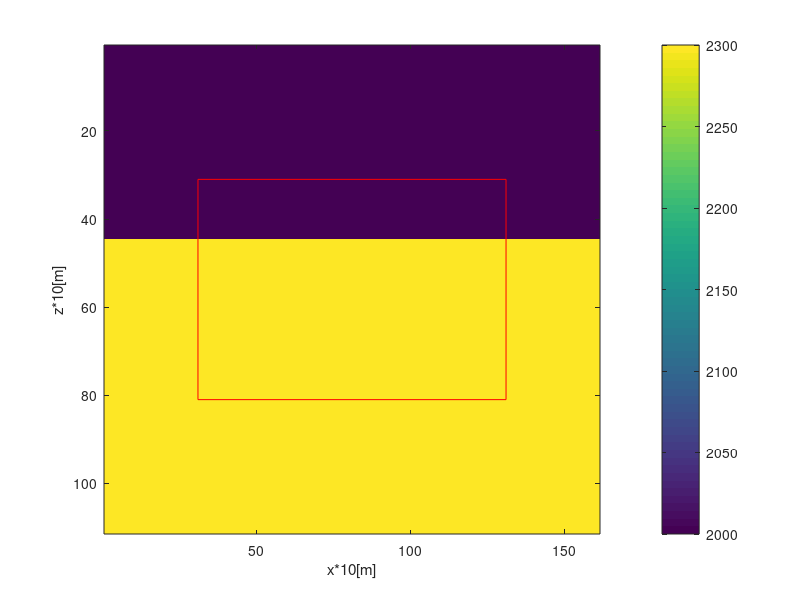

Source code (MATLAB): (Note: this script raises an error after producing the figure.)
%% input parameters
clear all;
close all;
load('true_rect.mat');
dims.dh=10;
lp=30;
% initial velocity model
v0=ones([51,101])*2000;
% estimation to first layer thickness
l1=15;
% estimation to first layer velocity
v0(l1:end,:)=2300;
dims.dt=10^-3; % [s]
dims.nz0=size(v0,1); % Cells in z-direction
dims.nx0=size(v0,2); % Cells in x-direction
dims.nt=1000; % Amount of time steps
dims.ns=dims.nt;
%% extend the velocity model region to employ PML
v=v0;
temp=v0(1,:);
temp2=v0(end,:);
v=[temp(ones(lp,1),:);
    v;
    temp2(ones(lp,1),:)];
temp3=v(:,1);
temp4=v(:,end);
v=[temp3(:,ones(1,lp)),v,temp4(:,ones(1,lp))];
figure;
imagesc(v);
colorbar;
xlabel({['x*' num2str(dims.dh) '[m]']});
ylabel({['z*' num2str(dims.dh) '[m]']});
hold on;
plot([lp+1,dims.nx0+lp],[lp+1,lp+1],'color','red');
hold on;
plot([lp+1,dims.nx0+lp],[lp+dims.nz0,lp+dims.nz0],'color','red');
hold on;
plot([lp+1,lp+1],[lp+1,lp+dims.nz0],'color','red');
hold on;
plot([dims.nx0+lp,dims.nx0+lp],[lp+1,lp+dims.nz0],'color','red');
axis on;
shg;
Rc=.1;
%% Model dimensions
dims.nz=size(v,1);
dims.nx=size(v,2);
% mz=31:81
dims.mz=lp+1:dims.nz0+lp;
% mx=31:131
dims.mx=lp+1:dims.nx0+lp;
%% source
singles=rickerWave(10,dims);
dims.sx=min(dims.mx):max(dims.mx);
dims.sz=min(dims.mz)*ones(1,length(dims.mx));
%% Receiver locations
dims.rx=min(dims.mx):max(dims.mx);
dims.rz=min(dims.mz)*ones(1,length(dims.rx));
%% source
fs=1/dims.dt;
L=dims.nt;
n=2000;
f=fs*(0:(n/2))/n;
s=zeros([dims.nz*dims.nx,1]);
source_freq=fft(singles,n)/(n/2);
source_freq2=source_freq(1:n/2+1);
% check source
source_time=ifft(source_freq2,n,1)*n;
figure('name','source signals');
subplot(3,1,1)
plot(dims.dt:dims.dt:dims.dt*L,real(singles));
xlabel(['t [s]']);
title('original');
subplot(3,1,2)
plot(dims.dt:dims.dt:dims.dt*L,real(source_time(1:dims.nt)));
xlabel(['t' [s]']);
title('transformed from frequency');
subplot(3,1,3)
plot(abs(source_freq2));
%aa=reshape(aa,[300,1]);
%plot(real(aa))
title('frequency domain');
shg;
%% find effective frequency of source
s_diff=diff(abs(source_freq2));
s_diff=[s_diff(1);s_diff];
s_lim=find(abs(source_freq2)<.1*max(abs(source_freq2)) & s_diff<0);
s_lim2=s_lim(1);
f_range=1:s_lim2;
f2=f(f_range);
ome=2*pi*f2;
% source term
sf=source_freq2(1:s_lim2);
%% source location in FWI
shot_interval=1;
sx0=dims.sx(1):shot_interval:dims.sx(end);
sz0=dims.sz(1)*ones(size(sx0));
% extend source term
sf2=sf*ones(1,length(sx0));
% sf2=sf(:,ones(3,1));
%% find effective frequency for true_rect
n_true_recf=n;
fs2=fs;
f2=fs2*(0:(n_true_recf/2))/n_true_recf;
true_recf=fft(true_rect,n_true_recf,1)/(n_true_recf/2);
true_recf2=true_recf(1:n/2+1,:,:);
t=abs(true_recf2);
true_recf=true_recf(1:length(ome),:,:);
%% run solver
nz=dims.nz;
nx=dims.nx;

dh=dims.dh;
nt=dims.nt;
% ome
% sf
rz=dims.rz;
rx=dims.rx;
%%
alp=64;
n_iteration=30;
alp_progress=zeros([length(n_iteration)+1,1]);
of_progress=zeros([length(n_iteration)+1,1]);
vg=zeros(size(v));
d0=log(1/Rc)/log(10)*3*v/2/lp;
pf=zeros(dims.nz,dims.nx);
vg=zeros(size(v));
paf=pf;
%% FWI part
tic;
for i=1:length(sx0)
    [pf,recf]=solver(nz,nx,dh,sz0,sx0,ome,sf2,rz,rx,v,lp,d0);
    r=recf-true_recf(:,:,shot_interval*i+1)';
    of_progress(i)=norm(r,2)^2;
    paf=adjoint_solver(nz,nx,dh,sz0,sx0,ome,sf2,rz,rx,v,lp,d0,r);
    for j=2:length(ome)
        vgt=ome(j)^2*diag(pf(:,j))'*paf(:,j);
        vg=vg+reshape(vgt,[size(v,1),size(v,2)]);
    end
end
%%
imagesc(real(vg),.01*[min(real(vg(:))),max(real(vg(:)))])
%%
tic;
for l=1:n_iteration
    fprintf('\niteration=%d/%d',l,n_iteration);
    oft=zeros([length(sx0),1]);
    vg_t=zeros([dims.nz,dims.nx,length(sx0)]);
    for i=1:length(sx0)
        % forward modeling
        sz=sz0(i);
        sx=sx0(i);
        if l==1
            [~,pt(:,:,:,i),~,rect(:,:,i)]=solver(nz,nx,dh,nt,sz,sx,ome,n,sf,rz,rx,v_progress(:,:,l),lp,d0);
            et=rect(:,:,i)-true_rect(:,:,dims.sx==sx);
        else
            et=rect(:,:,i)-true_rect(:,:,dims.sx==sx);
        end
        oft(i)=norm(et);
        % time reverse residual
        ert=flip(et,1);
        %% adjoint modeling
        % quantity of time reversed error kernel in frequency domain
        n_true_recf=2000;
        fs2=1/dims.dt;
        f2=fs*(0:(n_true_recf/2))/n_true_recf;
        er=fft(ert,n_true_recf,1)/(n_true_recf/2);
        er2=er(1:n_true_recf/2+1,:);
        t=.01*max(abs(er2),[],1);
        t2=zeros(size(er2,2),1);
        for j=1:length(t2)
            t3=find(abs(er2(:,j))>=t(j));
            t(j)=max(t3);
        end
        f_range2=1:max(t);
        
        sz2=dims.rz;
        sx2=dims.rx;
        
        ome2=2*pi*f2;
        sf2=er2;

        [~,pt2,~,~]=solver(nz,nx,dh,nt,sz2,sx2,ome2(f_range2),n_true_recf,sf2(f_range2,:),rz,rx,v_progress(:,:,l),lp,d0);
        r_pt2=flip(pt2,3);
        r_pt2_t=diff(r_pt2,1,3)/dims.dt;
        pt_t=diff(pt(:,:,:,i),1,3)/dims.dt;
        vg_t(:,:,i)=sum(r_pt2_t.*pt_t,3);
    end
    vg_t2=sum(vg_t,3);
    vg_t3=vg_t2;
    vg_t3(1:dims.mz-1,:)=0;
    vg_progress(:,:,l+1)=taperGradient(vg_t3,lp,l1);
    if l==1
        of_progress(l)=mean(oft);
    end
    fprintf('\n\t previous OF=%.10f',of_progress(l));
    
    figure(11)
    set(gcf,'Position',[100,100,800,600]);
    subplot(2,2,1)
    imagesc(vg_progress(:,:,l+1));
    colorbar;
    xlabel({['x*' num2str(dims.dh) '[m]']});
    ylabel({['z*' num2str(dims.dh) '[m]']});
    title('velocity gradient [m/s]');
    axis on;
    xlabel({['x*' num2str(dims.dh) '[m]']});
    ylabel({['z*' num2str(dims.dh) '[m]']});
    hold on;
    ax=plot([lp+1,dims.nx0+lp],[lp+1,lp+1],'color','red');
    hold on;
    ax=plot([lp+1,dims.nx0+lp],[lp+dims.nz0,lp+dims.nz0],'color','red');
    hold on;
    ax=plot([lp+1,lp+1],[lp+1,lp+dims.nz0],'color','red');
    hold on;
    ax=plot([dims.nx0+lp,dims.nx0+lp],[lp+1,lp+dims.nz0],'color','red');
    legend(ax,'PML boundary','location',[0.48,0.03,0.05,0.005],'orientation','horizontal');
    shg;
    %% search for scale
    while 1
        fprintf('\n\t alp=%f',alp);
        v_progress(:,:,l+1)=v_progress(:,:,l)+alp*vg_progress(:,:,l+1);
        d0=log(1/Rc)/log(10)*3*v_progress(:,:,l+1)/2/lp;
        oft3=zeros([length(sx0),1]);
        for i=1:length(sx0)
            sz=sz0(i);
            sx=sx0(i);
            [~,pt(:,:,:,i),~,rect(:,:,i)]=solver(nz,nx,dh,nt,sz,sx,ome,n,sf,rz,rx,v_progress(:,:,l+1),lp,d0);
            et3=rect(:,:,i)-true_rect(:,:,dims.sx==sx);
            oft3(i)=norm(et3);
            fprintf('\t current OF(%d/%d)=%.10f',i,length(sx0),oft3(i));
        end
        of_progress(l+1)=mean(oft3);
        if of_progress(l+1)<of_progress(l)
            alp_progress(l+1)=alp;
            break
        else
            alp=alp/2;
            if alp<1
                break
            end
        end
    end
    if alp<1
        break
    end
    fprintf('\n \t current OF=%.10f',of_progress(l+1));
    figure(11)
    subplot(2,2,2)
    imagesc(v_progress(:,:,l+1));
    colorbar;
    xlabel({['x*' num2str(dims.dh) '[m]']});
    ylabel({['z*' num2str(dims.dh) '[m]']});
    title('velocity [m/s]');
    xlabel({['x*' num2str(dims.dh) '[m]']});
    ylabel({['z*' num2str(dims.dh) '[m]']});
    hold on;
    ax=plot([lp+1,dims.nx0+lp],[lp+1,lp+1],'color','red');
    hold on;
    ax=plot([lp+1,dims.nx0+lp],[lp+dims.nz0,lp+dims.nz0],'color','red');
    hold on;
    ax=plot([lp+1,lp+1],[lp+1,lp+dims.nz0],'color','red');
    hold on;
    ax=plot([dims.nx0+lp,dims.nx0+lp],[lp+1,lp+dims.nz0],'color','red');
    axis on;
    subplot(2,2,3)
    scatter((1:l+1)-1,of_progress(1:l+1),'x');
    xlabel('iteration times');
    ylabel('objective function');
    subplot(2,2,4)
    scatter((1:l+1)-1,alp_progress(1:l+1),'x');
    xlabel('iteration times');
    ylabel('alp');
    shg;
    print(gcf,['C:\Users\zhang\OneDrive\project\acoustic_freq_FWI_PML\progress\progress_image' num2str(l) '.png'],'-dpng','-r600');
    %%
    fprintf('\n \t t=%f s',toc);
end
%% save variable
final.n_iteration=n_iteration;
final.vg=vg_progress;
final.v=v_progress;
final.alp=alp_progress;
final.of=of_progress;
save('final.mat','final');
%% visualize wavefield
%{
ptv=pt;
figure(2)
for i=1:fix(size(pt2,3)/30):size(pt2,3)
    %C=imfuse(real(ptv(:,:,i)),v,'falsecolor','Scaling','independent','ColorChannels','red-cyan');
    subplot(2,1,1)
    imshow(real(ptv(:,:,i)),.1*[min(real(ptv(:))),max(real(ptv(:)))]);
    colorbar;
    xlabel({['x*' num2str(dims.dh) '[m]']});
    ylabel({['z*' num2str(dims.dh) '[m]']});
    title({['t=' num2str(i*dims.dt) 's'],['p']});
    hold on;
    plot([lp+1,dims.nx0+lp],[lp+1,lp+1],'color','red');
    hold on;
    plot([lp+1,dims.nx0+lp],[lp+dims.nz0,lp+dims.nz0],'color','red');
    hold on;
    plot([lp+1,lp+1],[lp+1,lp+dims.nz0],'color','red');
    hold on;
    plot([dims.nx0+lp,dims.nx0+lp],[lp+1,lp+dims.nz0],'color','red');
    axis on;
    
    subplot(2,1,2)
    imshow(vg_progress(:,:,l),[min(min(vg_progress(:,:,l))),max(max(vg_progress(:,:,l)))]);
    colorbar;
    xlabel({['x*' num2str(dims.dh) '[m]']});
    ylabel({['z*' num2str(dims.dh) '[m]']});
    %title({['t=' num2str(i*dims.dt) 's'],['p']});
    hold on;
    plot([lp+1,dims.nx0+lp],[lp+1,lp+1],'color','red');
    hold on;
    plot([lp+1,dims.nx0+lp],[lp+dims.nz0,lp+dims.nz0],'color','red');
    hold on;
    plot([lp+1,lp+1],[lp+1,lp+dims.nz0],'color','red');
    hold on;
    plot([dims.nx0+lp,dims.nx0+lp],[lp+1,lp+dims.nz0],'color','red');
    axis on;
    shg;
end
%}